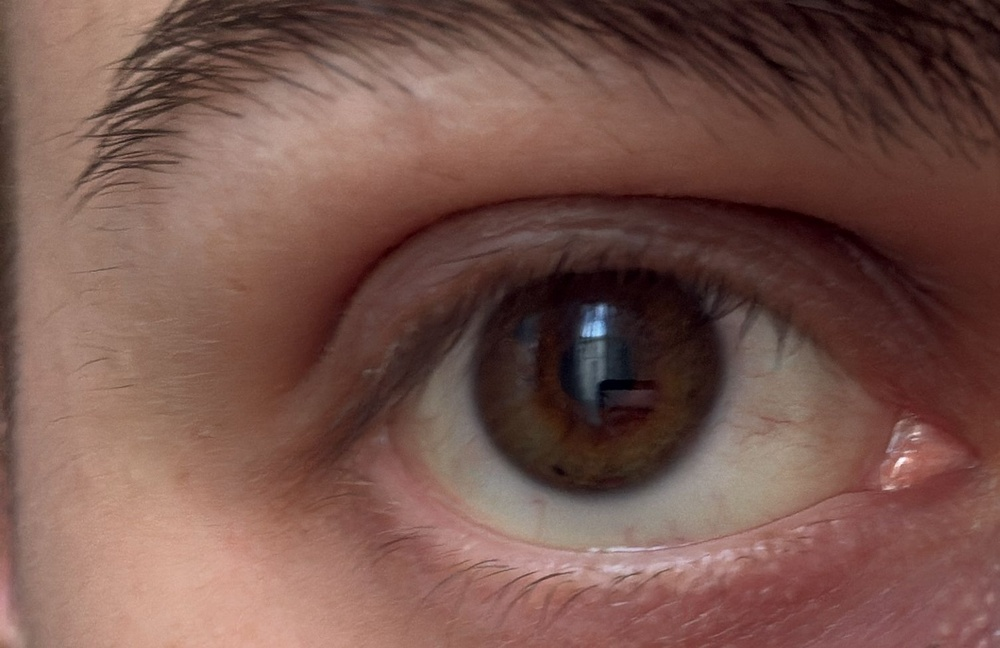
#> input picture data/WhatsApp Image 2026-05-19 at 19.01.50.jpeg, 1000 x 648 px, shrunk from 1505 x 975 before the run
$ python -i iris_recognition.py   (imports and definitions only)
#> lines starting #> are read from the running program, lines starting #| are printed output that depends on the picture; after the words box and inside, x2 and y2 are one past the last pixel; in counts of white or black regions, pixels touching at a corner belong together
#> further down, picture is the input picture: shape (648, 1000, 3); mean B, G, R 75.9, 84.2, 118.6
"""
iris_recognition.py  —  v2  (kararlı tanıma)
─────────────────────────────────────────────
Düzeltmeler:
  • normalize_iris tamamen vektörleştirildi → her seferinde aynı sonuç
  • Veritabanına tek ortalama yerine N ayrı şablon kaydediliyor
  • identify() her şablona karşı test ediyor, en düşük HD'yi alıyor
  • Eşik 0.42; CLAHE ile kontrast artırma; 3 frekans bandı
"""

import cv2
import numpy as np
import json
from pathlib import Path


# ─────────────────────────────────────────────
# DATABASE
# ─────────────────────────────────────────────

class IrisDatabase:
    DB_PATH = "iris_db.json"

    def __init__(self):
        self._data: dict[str, list] = {}
        self._load()

    # [38 lines left out: functions _load, _save, register, identify, not called in this run]

    def list_users(self):
        return list(self._data.keys())

    # [6 lines left out: function delete_user, not called in this run]

    def count(self) -> int:
        return len(self._data)


# [5 lines left out: function _hamming, not called in this run]


# ─────────────────────────────────────────────
# SEGMENTATION
# ─────────────────────────────────────────────

def segment_iris(frame: np.ndarray):
    """
    Pupil + iris tespiti.
    Döner: (pupil=(x,y,r), iris=(x,y,r), gray)  veya  None
    """
    gray = cv2.cvtColor(frame, cv2.COLOR_BGR2GRAY)
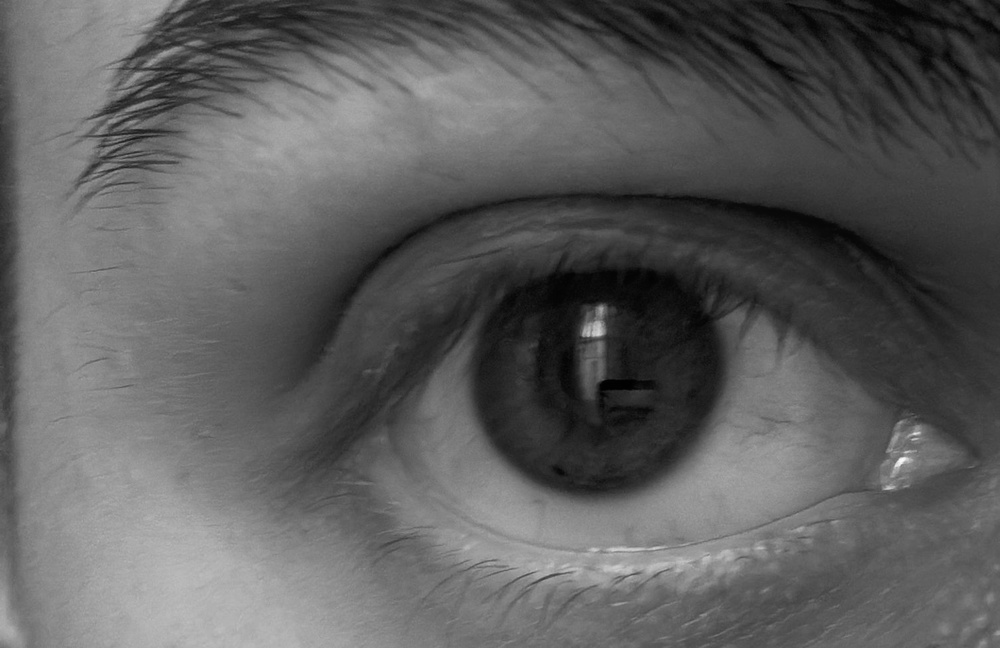
#> gray: shape (648, 1000); min 0, max 251, mean 93.5
    h, w = gray.shape
#> h = 648; w = 1000

    blurred  = cv2.GaussianBlur(gray, (9, 9), 2)
    clahe    = cv2.createCLAHE(clipLimit=2.0, tileGridSize=(8, 8))
    enhanced = clahe.apply(blurred)
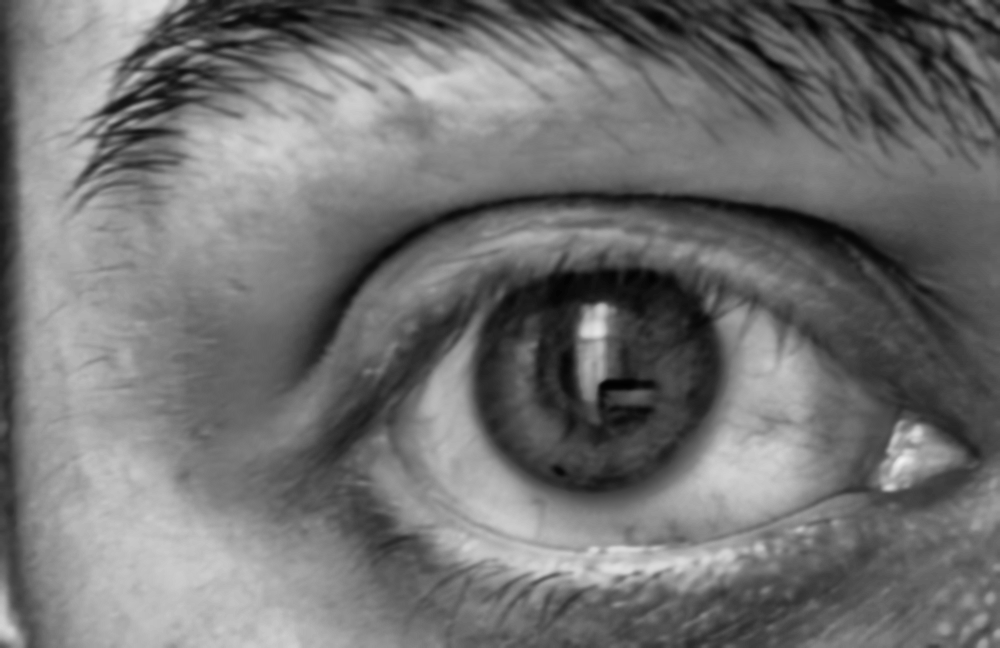
#> enhanced: shape (648, 1000); min 1, max 241, mean 113.6

    # Pupil
    pupils = cv2.HoughCircles(
        enhanced,
        cv2.HOUGH_GRADIENT,
        dp=1.0,
        minDist=h // 4,
        param1=50,
        param2=20,
        minRadius=max(8,  min(h, w) // 16),
        maxRadius=min(h, w) // 5,
    )
#> pupils = 15 rows, first 8: [593.5, 368.5, 124], [724.5, 162.5, 127.3], [234.5, 134.5, 126.2], [435.5, 139.5, 124], [661.5, 516.5, 128.4], [886.5, 168.5, 118.5], [806.5, 372.5, 124], [860.5, 8.5, 114.1]
    if pupils is None:
        return None

    px, py, pr = map(int, pupils[0][0])
#> px = 593; py = 368; pr = 124
    if not (0.05 * w < px < 0.95 * w and 0.05 * h < py < 0.95 * h):
        return None

    # Iris — pupil bölgesini maskele
    masked = enhanced.copy()
    cv2.circle(masked, (px, py), pr + 4, int(np.mean(enhanced)), -1)
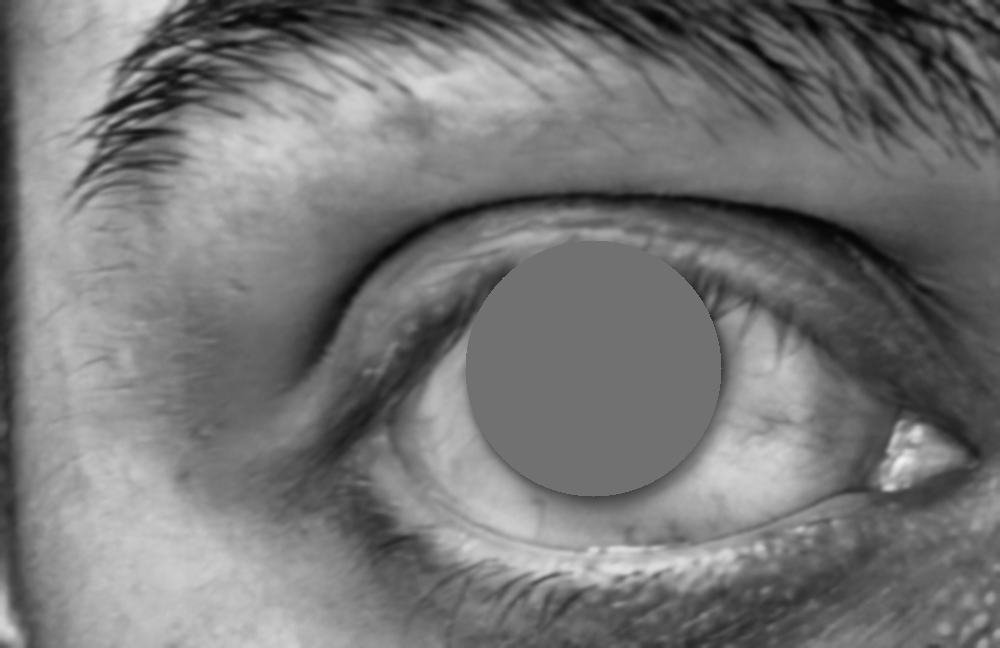
#> masked: shape (648, 1000); 7.92% of pixels changed, all inside (x1, y1, x2, y2) = (465, 240, 722, 497)

    irises = cv2.HoughCircles(
        masked,
        cv2.HOUGH_GRADIENT,
        dp=1.0,
        minDist=h // 4,
        param1=40,
        param2=18,
        minRadius=pr + 8,
        maxRadius=min(h, w) // 2,
    )
#> irises = 23 rows, first 8: [651.5, 306.5, 288.2], [405.5, 331.5, 317.9], [535.5, 441.5, 245.1], [283.5, 214.5, 205.7], [696.5, 466.5, 269.5], [817.5, 320.5, 315.7], [790.5, 160.5, 159.5], [232.5, 383.5, 290.4]

    if irises is not None:
        best = min(irises[0],
                   key=lambda c: (int(c[0]) - px)**2 + (int(c[1]) - py)**2)
#> best = [651.5, 306.5, 288.2]
        ix, iy, ir = map(int, best)
#> ix = 651; iy = 306; ir = 288
    else:
        ix, iy, ir = px, py, int(pr * 2.8)

    if ir < pr + 8:
        return None

    return (px, py, pr), (ix, iy, ir), gray


# ─────────────────────────────────────────────
# NORMALIZATION  (Daugman rubber-sheet — vektörleştirilmiş)
# ─────────────────────────────────────────────

NORM_W = 256
NORM_H = 64


# [29 lines left out: function normalize_iris, not called in this run]


# ─────────────────────────────────────────────
# FEATURE EXTRACTION  (Log-Gabor iris code)
# ─────────────────────────────────────────────

_KERNEL_CACHE: dict = {}


# [27 lines left out: functions extract_iris_code, _log_gabor_1d, not called in this run]

>>> import cv2
>>> picture = cv2.imread('data/WhatsApp Image 2026-05-19 at 19.01.50.jpeg')
>>> result = segment_iris(picture)

$ run again, on data/WhatsApp Image 2026-05-19 at 19.12.08.jpeg
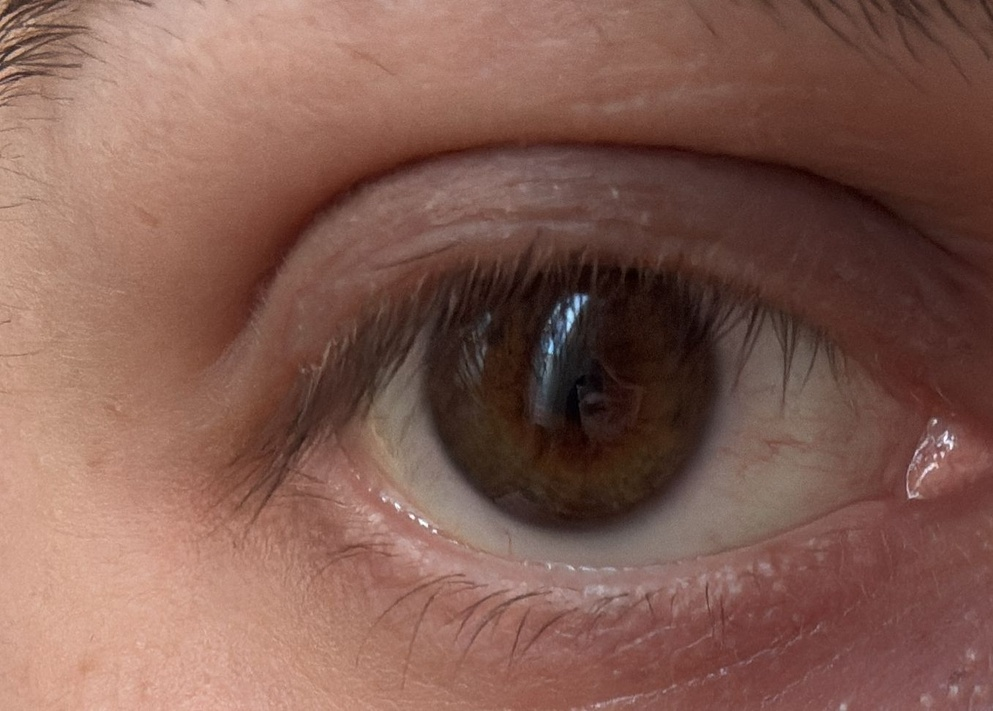
#> input picture data/WhatsApp Image 2026-05-19 at 19.12.08.jpeg, 993 x 711 px, shrunk from 1357 x 972 before the run
#> picture is the input picture: shape (711, 993, 3); mean B, G, R 81.5, 92.5, 130.6
#> in segment_iris, `enhanced = clahe.apply(blurred)`:
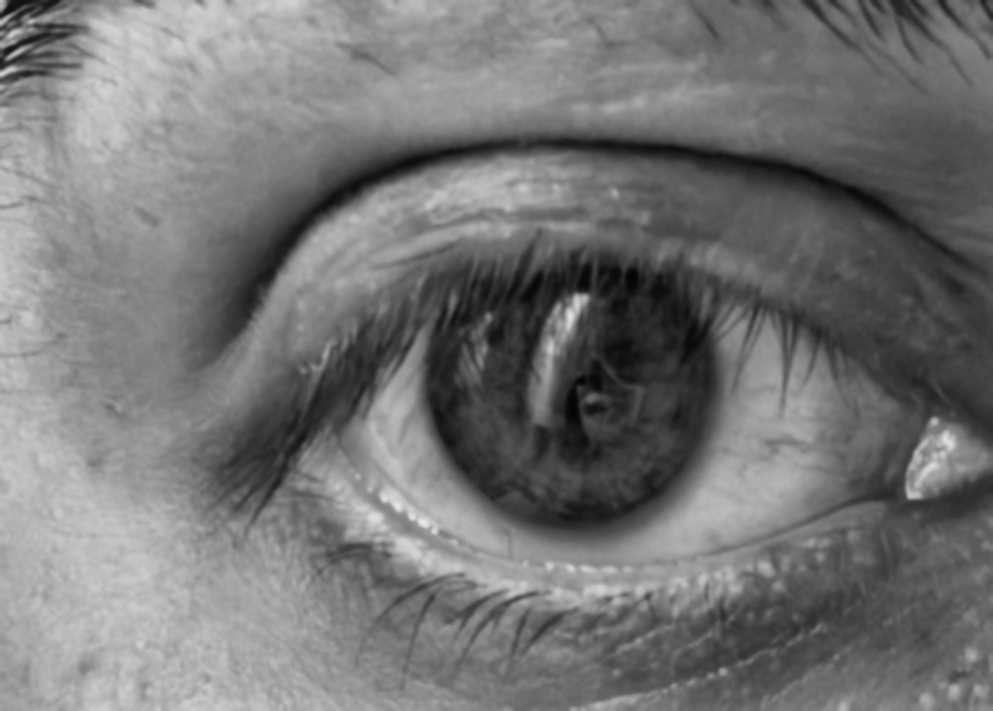
#> enhanced: shape (711, 993); min 3, max 234, mean 116.9
#> pupils = 15 rows, first 8: [567.5, 386.5, 141.4], [299.5, 570.5, 132.6], [540.5, 675.5, 135.9], [750.5, 517.5, 132.6], [84.5, 116.5, 81.6], [382.5, 332.5, 120.4], [162.5, 410.5, 140.3], [860.5, 363.5, 138.1]
#> px = 567; py = 386; pr = 141
#> in segment_iris, `cv2.circle(masked, (px, py), pr + 4, int(np.mean(enhanced)), -1)`:
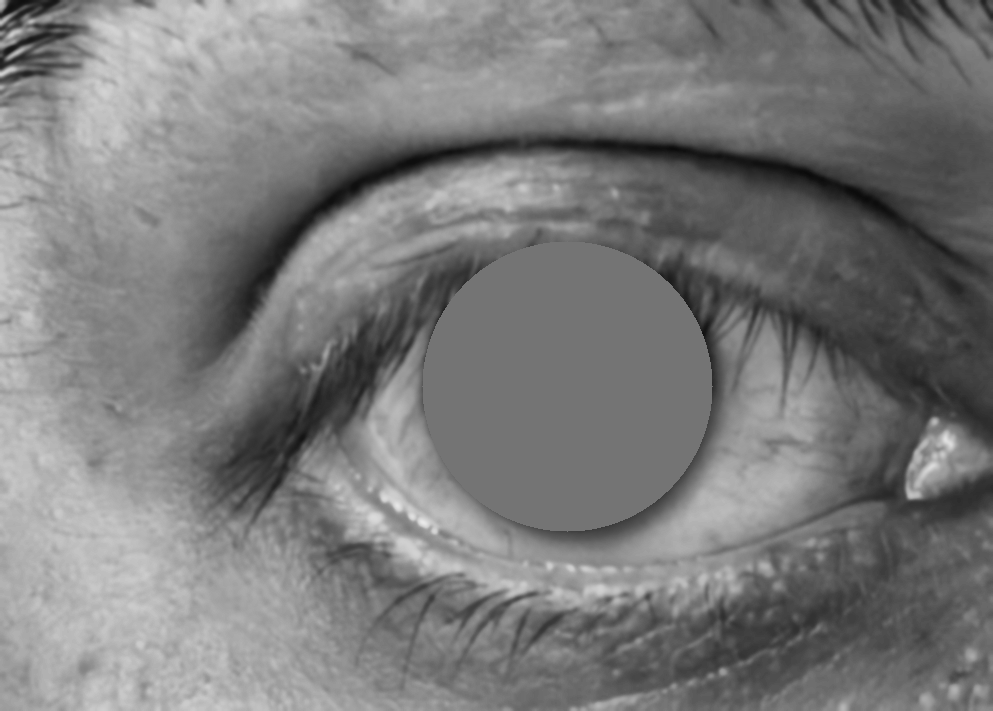
#> masked: shape (711, 993); 9.35% of pixels changed, all inside (x1, y1, x2, y2) = (422, 241, 713, 532)
#> irises = 20 rows, first 8: [366.5, 356.5, 354.4], [591.5, 454.5, 216.9], [590.5, 247.5, 323.6], [211.5, 256.5, 218], [751.5, 345.5, 333.5], [45.5, 354.5, 326.9], [621.5, 631.5, 354.4], [221.5, 465.5, 222.4]
#> best = [591.5, 454.5, 216.9]
#> ix = 591; iy = 454; ir = 216
